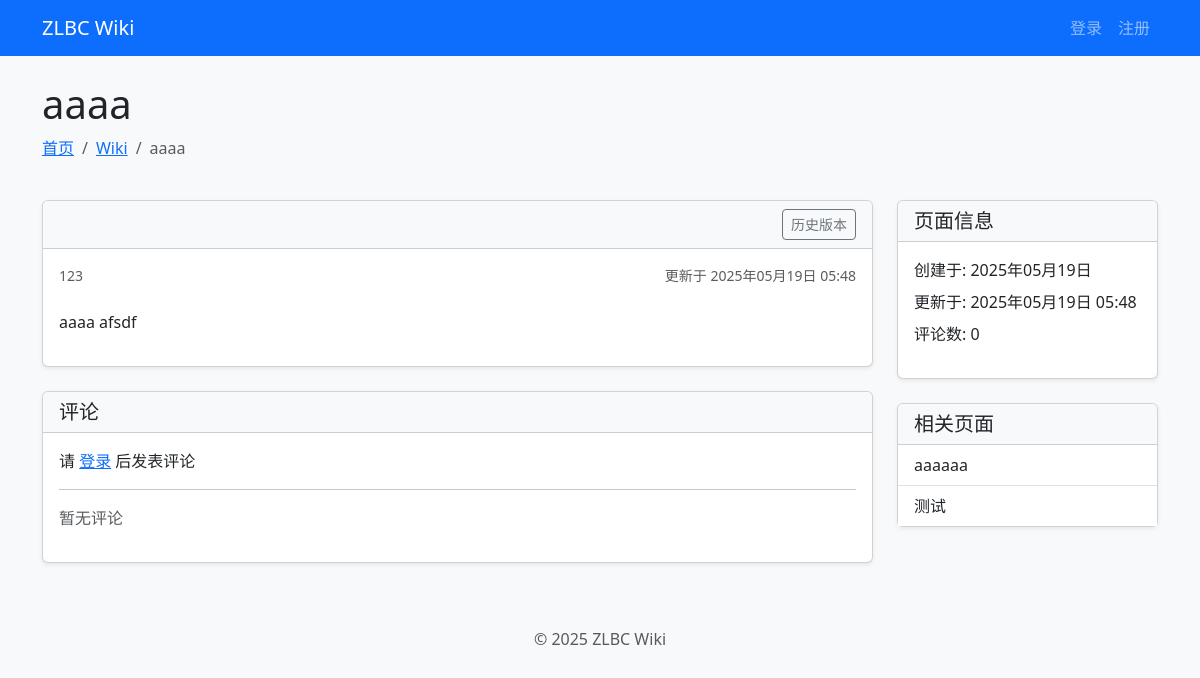
Before: /wiki/aaaa/ with the older database file.
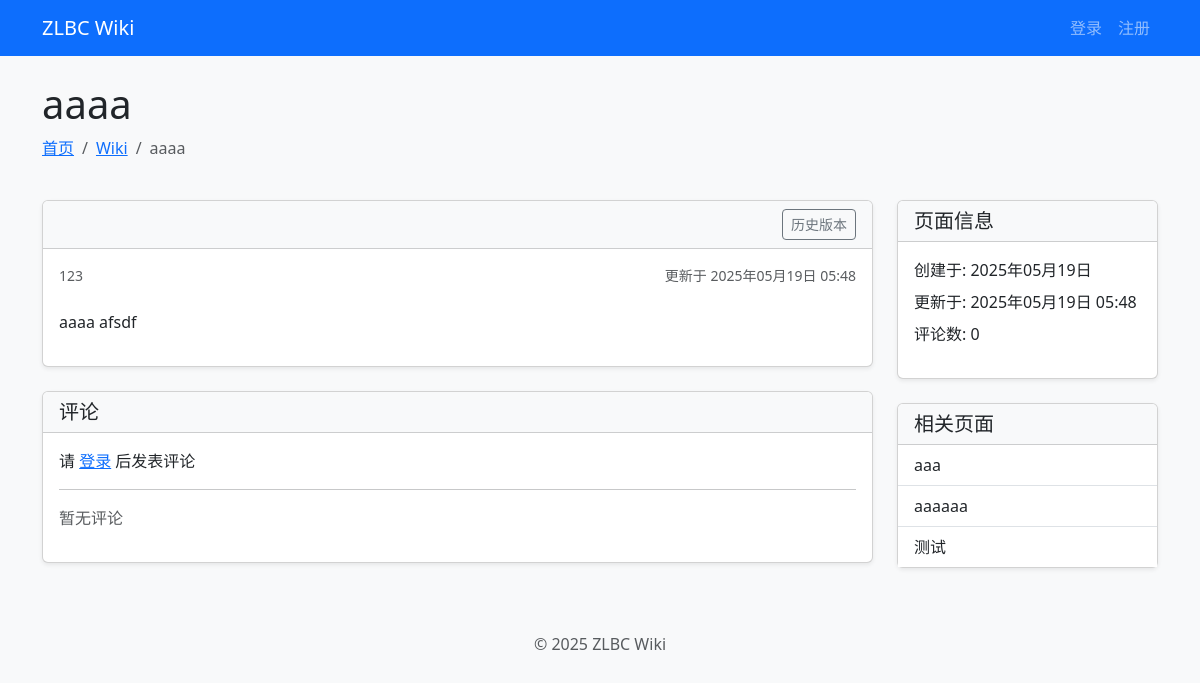
After: the same page with the newer database file.
### wiki/models.py (models this page shows, shortened)
class Wiki(models.Model):
    id = models.AutoField(primary_key=True)
    title = models.CharField(max_length=200)
    slug = models.SlugField(max_length=200, unique=True, help_text="URL友好的标识符")
    content = models.TextField()
    category = models.ForeignKey(
        WikiCategory,
        on_delete=models.SET_NULL,
        null=True,
        blank=True,
        related_name="wikis",
    )
    tags = models.ManyToManyField(WikiTag, blank=True, related_name="wikis")
    creator = models.ForeignKey(
        settings.AUTH_USER_MODEL,
        on_delete=models.SET_NULL,
        null=True,
        related_name="created_wikis",
    )
    created_at = models.DateTimeField(auto_now_add=True)
    updated_at = models.DateTimeField(auto_now=True)
    class Meta:
        ordering = ["-updated_at"]

### wiki/views.py (the view, shortened to what this page needs)
# urls.py: path("wiki/<slug:slug>/", wiki_views.wiki_detail, name="wiki_detail"),
def wiki_detail(request, slug):
    wiki = get_object_or_404(Wiki, slug=slug)
    has_view_permission = True
    has_edit_permission = False
    import markdown
    content_html = markdown.markdown(
        wiki.content,
        extensions=[
            "markdown.extensions.fenced_code",
            "markdown.extensions.tables",
            "markdown.extensions.toc",
        ],
    )
    related_wikis = (
        Wiki.objects.filter(
            models.Q(category=wiki.category) | models.Q(tags__in=wiki.tags.all())
        )
        .exclude(id=wiki.id)
        .distinct()[:5]
    )
    return render(
        request,
        "wiki/detail.html",
        {
            "wiki": wiki,
            "content_html": content_html,
            "has_view_permission": has_view_permission,
            "has_edit_permission": has_edit_permission,
            "related_wikis": related_wikis,
        },
    )

### templates/wiki/detail.html (shortened to what the changed rows need)
{% extends "base.html" %}
{% load django_bootstrap5 %}
{% block content %}
<div class="container">
    <div class="row mb-4">
        <div class="col">
            <h1 class="display-6">{{ wiki.title }}</h1>
        </div>
    </div>
    <div class="row">
        <div class="col-md-3">
            <div class="card shadow-sm">
                <div class="card-body p-0">
                    <div class="list-group list-group-flush">
                        {% for related in related_wikis %}
                        <a href="{% url 'wiki_detail' slug=related.slug %}"
                            class="list-group-item list-group-item-action">
                            {{ related.title }}
                        </a>
                        {% empty %}
                        <div class="list-group-item">没有相关页面</div>
                        {% endfor %}
                    </div>
                </div>
            </div>
        </div>
    </div>
</div>
{% endblock %}

Changed rows visible on the page:
added Wiki: title "aaa"
